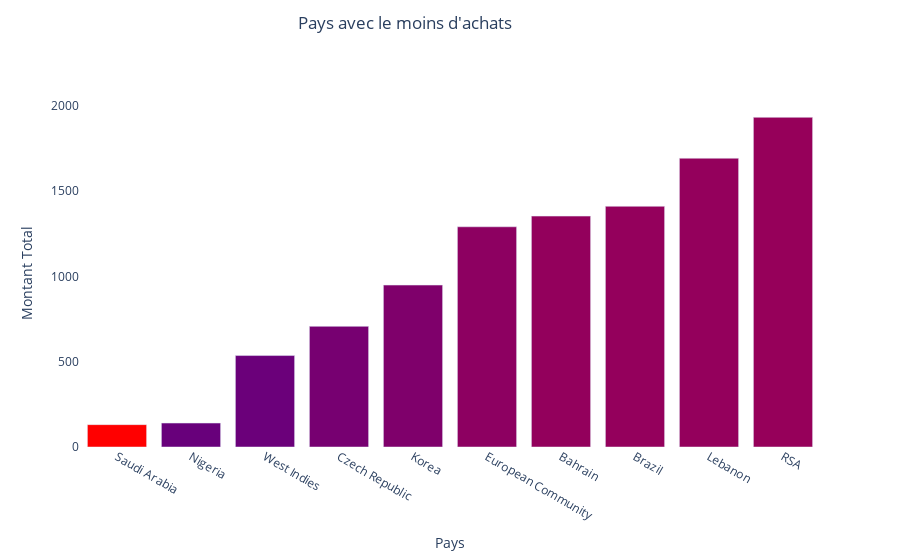

Source (notebook cell):
### Code cell
fig = go.Figure(data=[
    go.Bar(name="Pays avec le moins d'achats", 
           x=df_countries_purchase_asc['Country'].astype(str), 
           y=df_countries_purchase_asc['TotalPrice'],
           marker_opacity=1,
           marker={'color': df_countries_purchase_desc['TotalPrice'],
                   'colorscale': 'Rainbow'}
          )
    ])

fig.update_layout(title="Pays avec le moins d'achats",
                  title_x=0.45,
                  title_y=0.97,
                  xaxis_title="Pays",
                  yaxis_title="Montant Total",
                  plot_bgcolor='white')
fig.show()

### Figure 1 — Plotly figure (JSON) as saved in the notebook; plotly's stock layout.template omitted (floating-point values rounded to 4 significant figures)
{"data": [{"marker": {"color": [13480000.0, 573500.0, 548300.0, 412000.0, 320000.0, 166400.0, 98780.0, 91010.0, 87420.0, 64460.0], "colorscale": [[0, "rgb(150,0,90)"], [0.125, "rgb(0,0,200)"], [0.25, "rgb(0,25,255)"], [0.375, "rgb(0,152,255)"], [0.5, "rgb(44,255,150)"], [0.625, "rgb(151,255,0)"], [0.75, "rgb(255,234,0)"], [0.875, "rgb(255,111,0)"], [1, "rgb(255,0,0)"]], "opacity": 1}, "name": "Pays avec le moins d'achats", "type": "bar", "x": ["Saudi Arabia", "Nigeria", "West Indies", "Czech Republic", "Korea", "European Community", "Bahrain", "Brazil", "Lebanon", "RSA"], "y": [131.2, 140.4, 536.4, 707.7, 949.8, 1292.0, 1354.0, 1412.0, 1694.0, 1934.0]}], "layout": {"plot_bgcolor": "white", "title": {"text": "Pays avec le moins d'achats", "x": 0.45, "y": 0.97}, "xaxis": {"title": {"text": "Pays"}}, "yaxis": {"title": {"text": "Montant Total"}}}}
